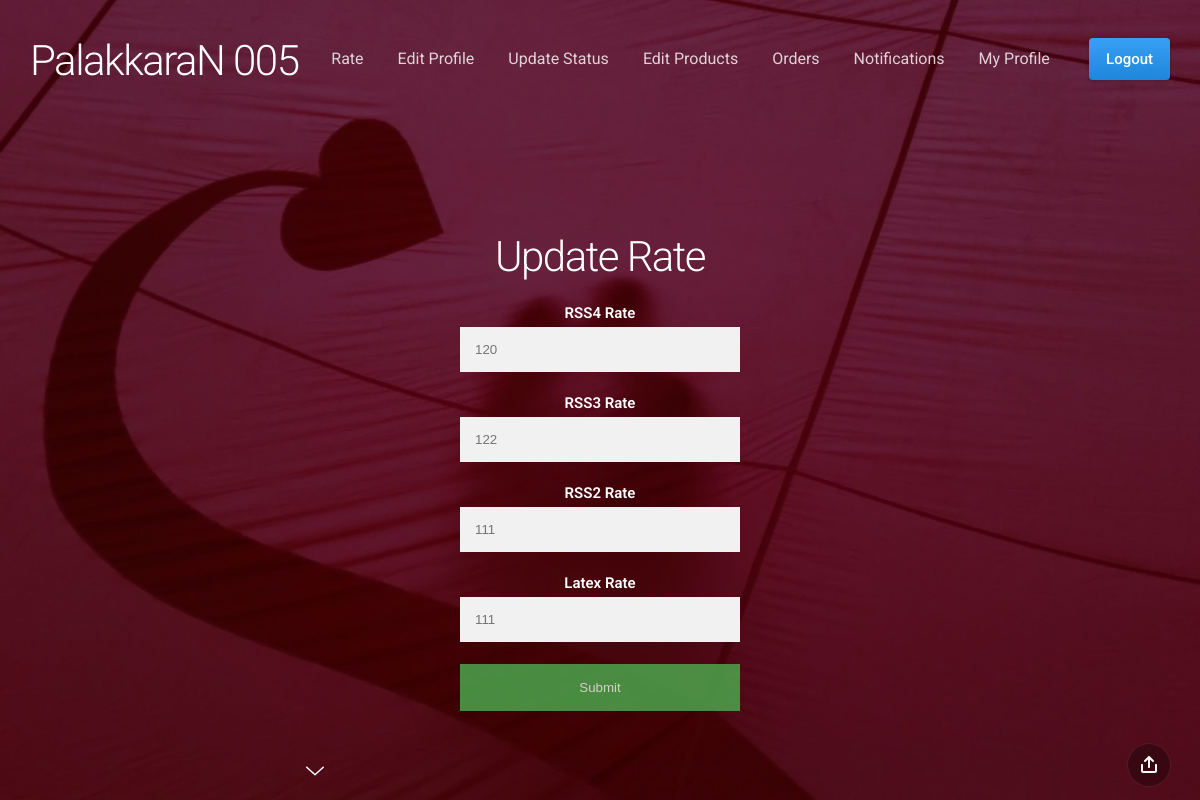
The app's page /rate.php with its own data.
### tables this page shows
CREATE TABLE IF NOT EXISTS `rate` (
  `rss4` float NOT NULL,
  `rss3` float NOT NULL,
  `rss2` float NOT NULL,
  `latex` float NOT NULL,
  `sino` int(1) NOT NULL,
  PRIMARY KEY (`sino`)
);

### rate.php (the view, shortened to what this page needs)
<!doctype html>
<html>
<head>
	<link href="css/slides.min.css" rel="stylesheet" type="text/css">
    <link href="css/mystyle.css" rel="stylesheet" type="text/css">
</head>
<?php include("admn.php");?>
<section class="slide fade-6 kenBurns" data-name="">
  <div class="content">
    <div class="container">
      <div class="wrap">
	   <center>
<div class="" id="">
<div style="margin-top:100px;
">
  <form action="rate.php" class="form-container" method="post" >
    <h1>Update Rate</h1>
    <?php
	require("db.php");
	 $sql="select * from rate";
	 $res=mysqli_query($con,$sql) or die(mysqli_error($con));
	$r=mysqli_fetch_array($res)
	?>
    <label for="r4"><b>RSS4 Rate</b></label>
	  <input type="text" placeholder=<?php echo $r['rss4']?> name="r4" required>
    <label for="r3"><b>RSS3 Rate</b></label>
    <input type="text" placeholder=<?php echo $r['rss3']?> name="r3" required>
    <label for="r2"><b>RSS2 Rate</b></label>
   <input type="text" placeholder=<?php echo $r['rss2']?> name="r2" required>
    <label for="lr"><b>Latex Rate</b></label>
    <input type="text" placeholder=<?php echo $r['latex']?> name="lr" required>
    <button type="submit" class="btn" name="submit">Submit</button>
  </form>
  </div>
</div>
	   </center>
	   </div>
    </div>
  </div>
  <div class="background" style="background-image:url(assets/img/background/img-27.jpg)"></div>
</section>
<nav class="panel bottom forceMobileView">
  <div class="sections desktop">
    <div class="center"><span class="nextSlide"><svg><use xmlns:xlink="http://www.w3.org/1999/xlink" xlink:href="#arrow-down"></use></svg></span></div>
    <div class="right"><span data-dropdown-id="2" class="button actionButton dropdownTrigger"><svg><use xmlns:xlink="http://www.w3.org/1999/xlink" xlink:href="#share"></use></svg></span></div>
  </div>
</nav>
</body>
</html>

### mystyle.css (style rules this page uses)
.form-container { max-width: 300px; padding: 10px; }
.form-container input[type=text], .form-container input[type=password] { width: 100%; padding: 15px; margin: 5px 0 22px 0; border: none; background: #f1f1f1; }
.form-container .btn { background-color: #4CAF50; color: white; padding: 16px 20px; border: none; cursor: pointer; width: 100%; margin-bottom:10px; opacity: 0.8; }

### records on screen
rate: r4 "120", r3 "122", r2 "111", lr "111"
